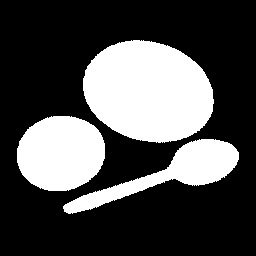
#> input picture Image_Processing/ass2/Input_images/curve.256.bmp, 256 x 256 px; its folder holds only this picture in this run
$ python MPP.py
#> lines starting #> are read from the running program, lines starting #| are printed output that depends on the picture; after the words box and inside, x2 and y2 are one past the last pixel; in counts of white or black regions, pixels touching at a corner belong together
import numpy as np
from PIL import Image
from skimage import io, measure, draw, filters
from scipy.ndimage import label, distance_transform_edt
import random
import os


# Input folder containing images
content_folder = './Input_images'

# Getting the list of images in the folder
files = os.listdir(content_folder)
image_paths = [os.path.join(content_folder, image_file) for image_file in files]

# Create output directory if it doesn't exist
output_directory = './Output_images'
os.makedirs(output_directory, exist_ok=True)


# Function to calculate the sign of the determinant of three points (used for orientation check)
def sgn(p1, p2, p3):
    matrix = np.array([
        [p1[0], p1[1], 1],
        [p2[0], p2[1], 1],
        [p3[0], p3[1], 1]
    ])
    return np.linalg.det(matrix)

# Function to check if a point is convex (white vertex)
def is_convex(p1, p2, p3):
    return sgn(p1, p2, p3) > 0

# Function to check if a point is concave (black vertex)
def is_concave(p1, p2, p3):
    return sgn(p1, p2, p3) < 0


def process_image(image_path, output_directory):
#> in process_image, `image = io.imread(image_path, as_gray=True)`: image: shape (256, 256); 29.9% white; 3 white regions, box (x1, y1, x2, y2) and area: (83, 40, 214, 143) 10382, (17, 116, 105, 191) 5276, (63, 139, 239, 214) 3946
    def chamfer_labeling(binary_image):
        labels = np.zeros(binary_image.shape, dtype=int)
        current_label = 1

        def neighbors(x, y):
            return [(x-1, y), (x+1, y), (x, y-1), (x, y+1),
                    (x-1, y-1), (x-1, y+1), (x+1, y-1), (x+1, y+1)]

        def bfs(start_x, start_y):
            queue = [(start_x, start_y)]
            labels[start_x, start_y] = current_label
            while queue:
                x, y = queue.pop(0)
                for nx, ny in neighbors(x, y):
                    if (0 <= nx < binary_image.shape[0] and 0 <= ny < binary_image.shape[1] and
                        binary_image[nx, ny] == 255 and labels[nx, ny] == 0):
                        labels[nx, ny] = current_label
                        queue.append((nx, ny))
                        labels[nx, ny] = current_label

        for x in range(binary_image.shape[0]):
            for y in range(binary_image.shape[1]):
                if binary_image[x, y] == 255 and labels[x, y] == 0:
                    bfs(x, y)
                    current_label += 1
#> after the loop, current_label = 4

        return labels, current_label - 1

    def compute_mpp(binary_image):
        labeled_image, num_features = chamfer_labeling(binary_image)
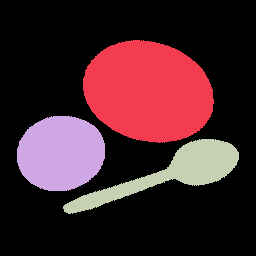
#> labeled_image: shape (256, 256) int64; 4 distinct labels, from 0 to 3; one colour per label, 0 black
#> num_features = 3
        mpp_polygons = []

        for label_id in range(1, num_features + 1):
            component_mask = labeled_image == label_id
            contours = measure.find_contours(component_mask, 0.5, fully_connected="low")

            for contour in contours:
                perimeter = np.sum(np.sqrt(np.diff(contour[:, 0])**2 + np.diff(contour[:, 1])**2))
                mpp_polygon = measure.approximate_polygon(contour, 0.01 * perimeter)
                mpp_polygons.append(mpp_polygon)
#> this loop made 3 passes
#> contours on passes 1 to 3: 1 point arrays, longest 491 points, 1 point arrays, longest 337 points, 1 point arrays, longest 561 points
#> pass 1, in compute_mpp, `component_mask = labeled_image == label_id`:
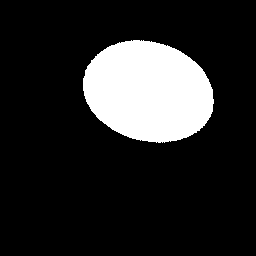
#> component_mask: shape (256, 256) bool; 15.8% white; 1 white region, box (x1, y1, x2, y2) and area: (83, 40, 214, 143) 10382
#> pass 2, in compute_mpp, `component_mask = labeled_image == label_id`:
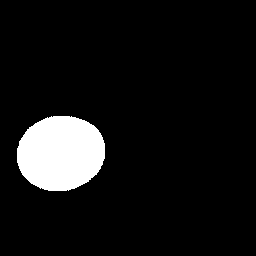
#> component_mask: shape (256, 256) bool; 8.1% white; 1 white region, box (x1, y1, x2, y2) and area: (17, 116, 105, 191) 5276
#> pass 3, in compute_mpp, `component_mask = labeled_image == label_id`:
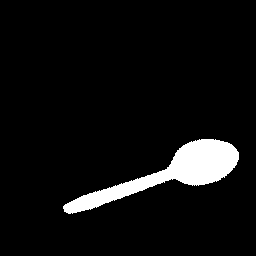
#> component_mask: shape (256, 256) bool; 6% white; 1 white region, box (x1, y1, x2, y2) and area: (63, 139, 239, 214) 3946
#> after the loop, mpp_polygons = 3 point arrays, longest 14 points

        return labeled_image, mpp_polygons

    image = io.imread(image_path, as_gray=True)
    binary_image = (image > filters.threshold_otsu(image)).astype(np.uint8) * 255
    labels, mpp_polygons = compute_mpp(binary_image)
#> mpp_polygons = 3 point arrays, longest 14 points

    colored_labels = np.zeros((*binary_image.shape, 3), dtype=np.uint8)
    for feature_id in range(1, np.max(labels) + 1):
        mask = labels == feature_id
        random_color = [random.randint(125, 255) for _ in range(3)]
        colored_labels[mask] = random_color
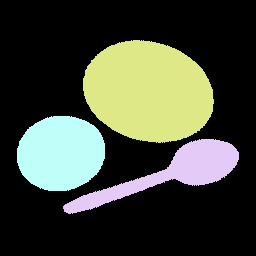
#> colored_labels: shape (256, 256, 3); mean of channels 0, 1, 2 64.4, 69.4, 56.3; drawn as R, G, B

    polyline_image = colored_labels.copy()
    for mpp_polygon in mpp_polygons:
        rr, cc = draw.polygon_perimeter(mpp_polygon[:, 0], mpp_polygon[:, 1], shape=binary_image.shape)
        polyline_image[rr, cc] = [255, 0, 0]

        for point in mpp_polygon:
            rr, cc = draw.disk((point[0], point[1]), radius=2.5, shape=binary_image.shape)
            polyline_image[rr, cc] = [0, 200, 0]
#> this loop made 3 passes
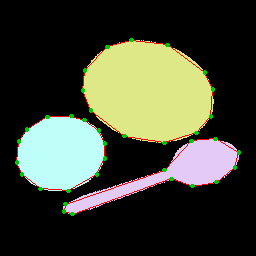
#> polyline_image: shape (256, 256, 3); 2.07% of pixels changed, all inside (x1, y1, x2, y2) = (15, 38, 241, 216); drawn as R, G, B

    # Save the final image with MPP
    filename = os.path.basename(image_path)
    filename_without_ext = os.path.splitext(filename)[0]
    output_path = os.path.join(output_directory, f"{filename_without_ext}_MPP.bmp")
    Image.fromarray(polyline_image).save(output_path)


for image_path in image_paths:
    process_image(image_path, output_directory)

$ run again, on Image_Processing/ass2/Input_images/setsqr.256.bmp
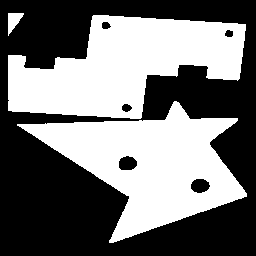
#> input picture Image_Processing/ass2/Input_images/setsqr.256.bmp, 256 x 256 px
#> image: shape (256, 256); 45.5% white; 3 white regions, box (x1, y1, x2, y2) and area: (8, 15, 246, 119) 14964, (17, 101, 247, 243) 14639, (8, 13, 24, 36) 202
#> in compute_mpp, `labeled_image, num_features = chamfer_labeling(binary_image)`:
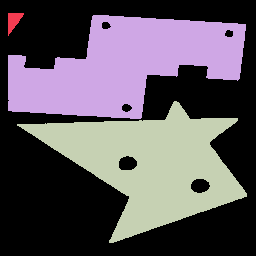
#> labeled_image: shape (256, 256) int64; 4 distinct labels, from 0 to 3; one colour per label, 0 black
#> num_features = 3
#> the loop in compute_mpp, `for label_id in range(1, num_features + 1):` made 3 passes
#> contours on passes 1 to 3: 1 point arrays, longest 79 points, 4 point arrays, longest 763 points, 3 point arrays, longest 847 points
#> after the loop in compute_mpp, `for label_id in range(1, num_features + 1):`: mpp_polygons = 8 point arrays, longest 17 points
#> the loop in process_image, `for mpp_polygon in mpp_polygons:` made 8 passes
#> after the loop in process_image, `for mpp_polygon in mpp_polygons:`:
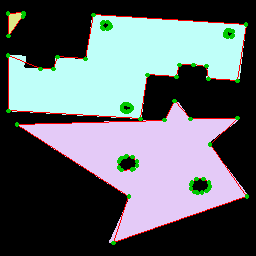
#> polyline_image: shape (256, 256, 3); mean of channels 0, 1, 2 95, 101.9, 106.5; drawn as R, G, B

$ run again, on Image_Processing/ass2/Input_images/spaner.256.bmp
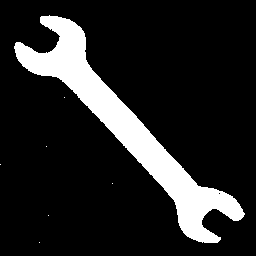
#> input picture Image_Processing/ass2/Input_images/spaner.256.bmp, 256 x 256 px
#> image: shape (256, 256); 14.6% white; 7 white regions (6 under 20 px), largest, box (x1, y1, x2, y2) and area: (14, 15, 245, 243) 9593
#> in compute_mpp, `labeled_image, num_features = chamfer_labeling(binary_image)`:
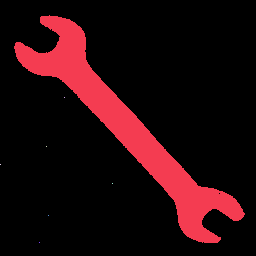
#> labeled_image: shape (256, 256) int64; 8 distinct labels, from 0 to 7; one colour per label, 0 black
#> num_features = 7
#> the loop in compute_mpp, `for label_id in range(1, num_features + 1):` made 7 passes
#> contours on passes 1 to 7: 2 point arrays, longest 1051 points, 1 point arrays, longest 5 points, 1 point arrays, longest 5 points, [[[163.5, 0], [164, 0.5], [164.5, 0]]], 1 point arrays, longest 5 points, 1 point arrays, longest 5 points, 1 point arrays, longest 5 points
#> after the loop in compute_mpp, `for label_id in range(1, num_features + 1):`: mpp_polygons = 8 point arrays, longest 17 points
#> the loop in process_image, `for mpp_polygon in mpp_polygons:` made 8 passes
#> after the loop in process_image, `for mpp_polygon in mpp_polygons:`:
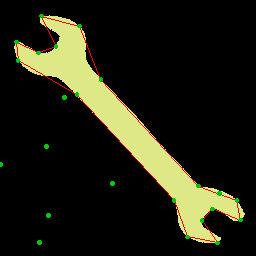
#> polyline_image: shape (256, 256, 3); mean of channels 0, 1, 2 33, 33.2, 18.6; drawn as R, G, B
